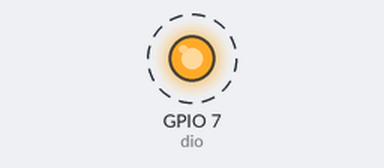
Recording of a program running on a simulated Raspberry Pi (BCM pin numbers). Parts: output pins drawn as LEDs (lit = HIGH). Dashed ring = blinking. Pins used as bus, display or sensor lines are not drawn.

Above: at 0.2 s.
Timing chart, 0 to 3.0 s (numbered marks = the images above):
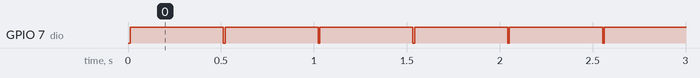

The program:

dot_matrix_sensor.py
```python
import time
import gpiod
TM1640_CMD1 = (64)  # 0x40 data command
TM1640_CMD2 = (192) # 0xC0 address command
TM1640_CMD3 = (128) # 0x80 display control command
TM1640_DSP_ON = (8) # 0x08 display on
TM1640_DELAY = (10) # 10us delay between clk/dio pulses

def sleep_us(t):
    time.sleep(t / 1000000)

class TM1640(object):
    # 字模数据(matrix data)
    digit_dict = {'0': 0x3f,
                  '1': 0x06,
                  '2': 0x5b,
                  '3': 0x4f,
                  '4': 0x66,
                  '5': 0x6d,
                  '6': 0x7d,
                  '7': 0x07,
                  '8': 0x7f,
                  '9': 0x6f,
                  '.': 0x80,
                  '-': 0x40}
    """Library for LED matrix display modules based on the TM1640 LED driver."""
    def __init__(self, clk, dio, brightness=7):
        self.display_buf = [0] * 16

        if not 0 <= brightness <= 7:
            raise ValueError("Brightness out of range")
        self._brightness = brightness

        chip = gpiod.Chip("gpiochip4")
        self.clk = chip.get_line(clk)
        self.dio = chip.get_line(dio)


        self.clk.request(consumer="clk", type=gpiod.LINE_REQ_DIR_OUT)
        self.dio.request(consumer="dio", type=gpiod.LINE_REQ_DIR_OUT)

        self.clk.set_value(0)
        self.dio.set_value(0)
        sleep_us(TM1640_DELAY)

        self._write_data_cmd()
        self._write_dsp_ctrl()

    def _start(self):
        self.dio.set_value(0)
        sleep_us(TM1640_DELAY)
        self.clk.set_value(0)
        sleep_us(TM1640_DELAY)

    def _stop(self):
        self.dio.set_value(0)
        sleep_us(TM1640_DELAY)
        self.clk.set_value(1)
        sleep_us(TM1640_DELAY)
        self.dio.set_value(1)

    def _write_data_cmd(self):
        # automatic address increment, normal mode
        self._start()
        self._write_byte(TM1640_CMD1)
        self._stop()

    def _write_dsp_ctrl(self):
        # display on, set brightness
        self._start()
        self._write_byte(TM1640_CMD3 | TM1640_DSP_ON | self._brightness)
        self._stop()

    def _write_byte(self, b):
        for i in range(8):
            self.dio.set_value((b >> i) & 1)
            sleep_us(TM1640_DELAY)
            self.clk.set_value(1)
            sleep_us(TM1640_DELAY)
            self.clk.set_value(0)
            sleep_us(TM1640_DELAY)

    def brightness(self, val=None):
        """Set the display brightness 0-7."""
        # brightness 0 = 1/16th pulse width
        # brightness 7 = 14/16th pulse width
        if val is None:
            return self._brightness
        if not 0 <= val <= 7:
            raise ValueError("Brightness out of range")

        self._brightness = val
        self._write_data_cmd()
        self._write_dsp_ctrl()

    def write(self, rows, pos=0):
        if not 0 <= pos <= 7:
            raise ValueError("Position out of range")

        self._write_data_cmd()
        self._start()

        self._write_byte(TM1640_CMD2 | pos)
        for row in rows:
            self._write_byte(row)

        self._stop()
        self._write_dsp_ctrl()

    def write_int(self, int, pos=0, len=8):
        self.write(int.to_bytes(len, 'big'), pos)

    def write_hmsb(self, buf, pos=0):
        self._write_data_cmd()
        self._start()

        self._write_byte(TM1640_CMD2 | pos)
        for i in range(7-pos, -1, -1):
            self._write_byte(buf[i])

        self._stop()
        self._write_dsp_ctrl()

    def clear(self):
        """熄灭点阵所有led(turn off all LEDs of the matrix)"""
        self.display_buf = [0] * 16
        self.update_display()

    def set_bit(self, x, y, s):
        """设置(x, y)处的led状态，0或者1，0表示熄灭(Set the LED status at (x, y) to 0 or 1, with 0 indicating off)"""
        self.display_buf[x] = (self.display_buf[x] & (~(0x01 << y))) | (s << y)

    def set_number(self, number):
        """数码管显示数字(digital tube displays numbers)"""
        self.display_buf = [self.digit_dict['0']] * 4
        num = list(str(number))
        num.reverse()
        # num = list(str(number)).reverse()
        for i in range(len(num)):
            self.display_buf[-i-1] = self.digit_dict[num[i]]
            if num[i] == '.':
                self.display_buf[-i-2] = self.digit_dict[num[i - 1]] + self.digit_dict['.']

    def set_buf_horizontal(self, buf):
        """设置显示的二进制列表，横向(set the list of binary to be displayed horizontally)"""
        l = zip(*buf[::-1])
        self.display_buf = [int(''.join(i), 2) for i in l]

    def set_buf_vertical(self, buf):
        """设置显示的二进制列表，竖向(set the list of binary to be displayed vertically)"""
        self.display_buf = [int(i, 2) for i in buf]

    def update_display(self):
        """刷新显示(refresh the display)"""
        self.write(self.display_buf)

if __name__ == "__main__":
    display = TM1640(dio=7, clk=8)
    while True:
        display.set_bit(0, 0, 1)
        display.update_display()
        time.sleep(0.5)
        display.set_bit(0, 0, 0)
        display.update_display()
        time.sleep(0.5)
```

Measured:
- by itself, GPIO 7 (dio): alternates HIGH for 0.50 s and LOW for 0.01 s
